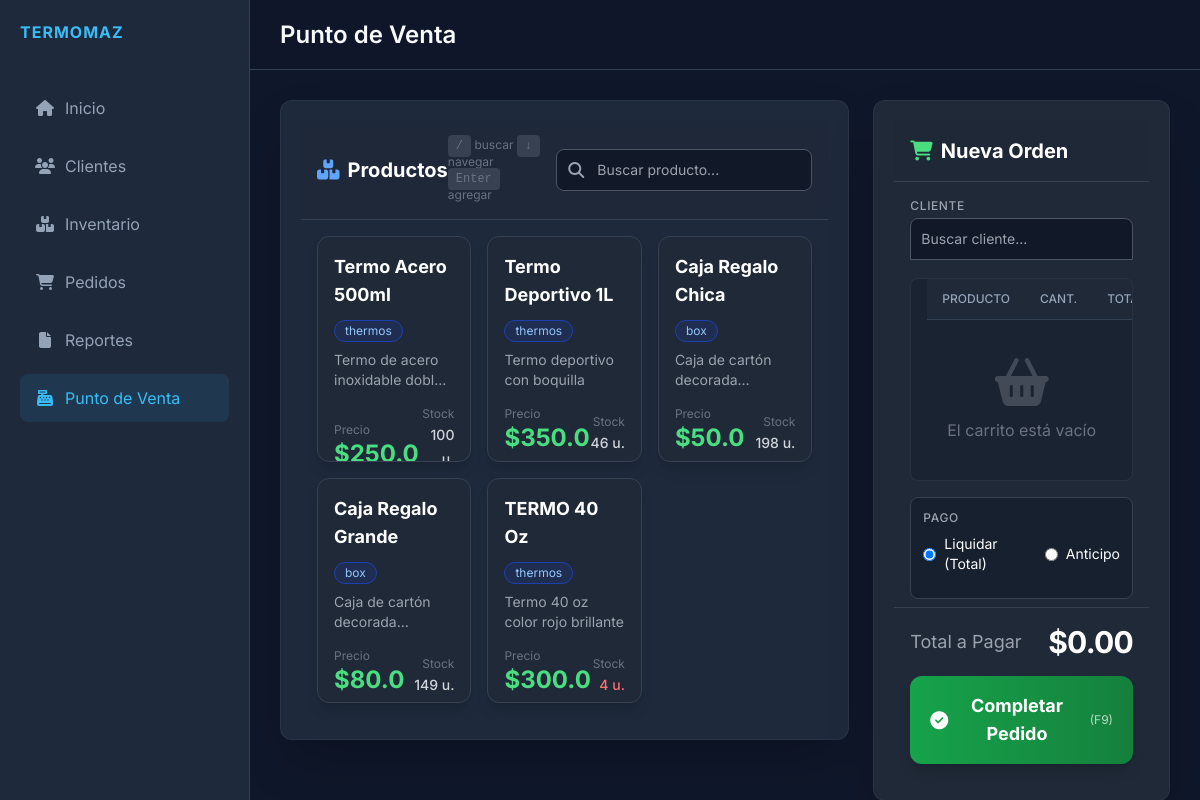
/pos, run on an earlier commit of the app's database.
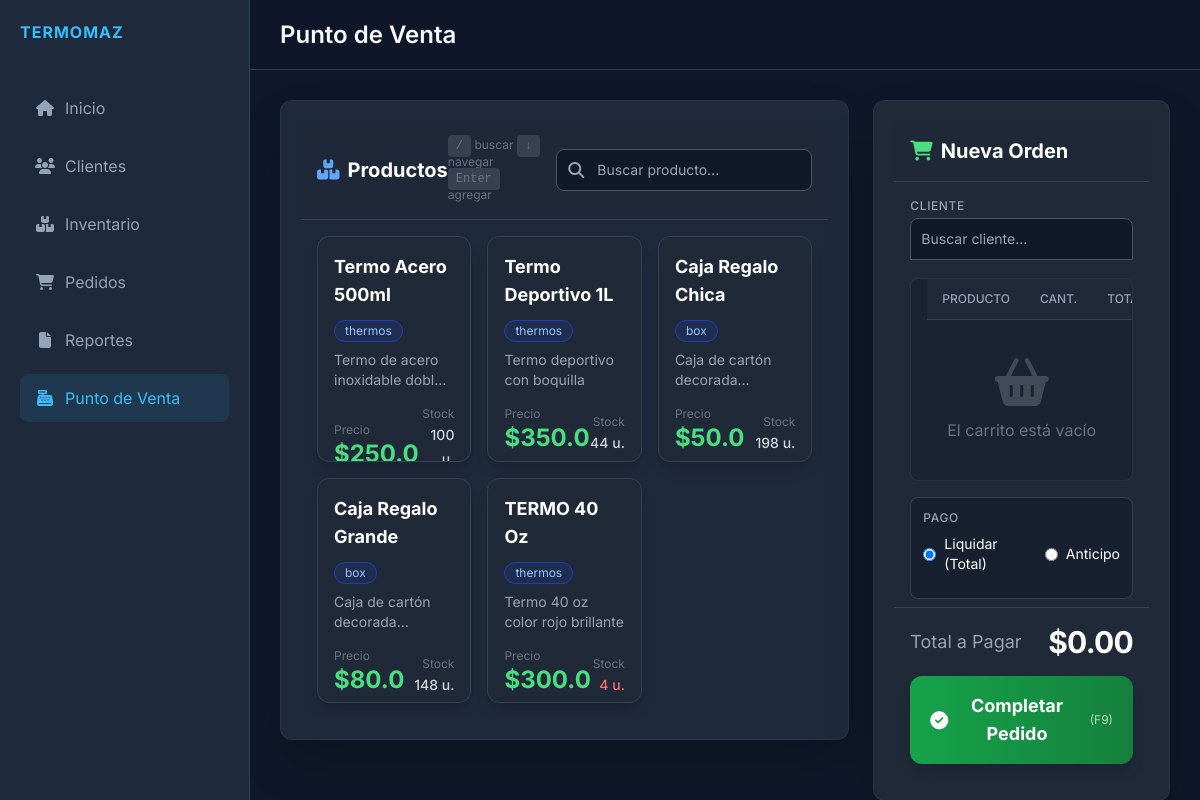
And on a later commit of the database.
### models.py (models this page shows)
class Product(db.Model):
    id = db.Column(db.Integer, primary_key=True)
    name = db.Column(db.String(100), nullable=False)
    description = db.Column(db.Text)
    price = db.Column(db.Float, nullable=False)
    stock = db.Column(db.Integer, default=0)
    category = db.Column(db.String(50)) # 'thermos', 'box', 'other'
    created_at = db.Column(db.DateTime, default=datetime.utcnow)

### app.py (the view)
@app.route('/pos')
def pos():
    products = Product.query.all()
    clients = Client.query.all()
    return render_template('pos.html', products=products, clients=clients)

### templates/pos.html (shortened to what the changed rows need)
{% extends 'base.html' %}
{% block title %}Punto de Venta{% endblock %}
{% block content %}
<div class="flex h-full gap-6" style="height: calc(100vh - 140px);">
    <div class="w-2/3 flex flex-col">
        <div class="card flex-1 overflow-hidden flex flex-col shadow-2xl border border-gray-700/50">
            <div
                class="card-header bg-gray-800/50 backdrop-blur-sm border-b border-gray-700 p-4 flex justify-between items-center sticky top-0 z-10">
                <h2 class="text-xl font-bold text-white flex items-center gap-2">
                    <i class="fas fa-boxes text-blue-400"></i> Productos
                </h2>
            </div>
            <div id="products-grid"
                class="overflow-y-auto p-4 grid grid-cols-1 md:grid-cols-2 lg:grid-cols-3 gap-4 custom-scrollbar">
                {% for product in products %}
                <div class="product-card group bg-gray-800 border border-gray-700 rounded-xl p-4 hover:bg-gray-750 hover:border-blue-500/50 transition-all duration-300 shadow-lg hover:shadow-xl flex flex-col justify-between relative overflow-hidden focus:ring-2 focus:ring-blue-500 focus:outline-none"
                    tabindex="0" data-id="{{ product.id }}" data-name="{{ product.name }}"
                    data-price="{{ product.price }}" data-stock="{{ product.stock }}">
                    <div>
                        <div class="flex justify-between items-start mb-2">
                            <h3 class="font-bold text-lg text-white group-hover:text-blue-400 transition-colors">{{
                                product.name }}</h3>
                        </div>
                        <span
                            class="inline-block bg-blue-900/30 text-blue-300 text-xs px-2.5 py-0.5 rounded-full border border-blue-800 mb-2">
                            {{ product.category }}
                        </span>
                        <p class="text-gray-400 text-sm mb-4 line-clamp-2 min-h-[2.5rem]">{{ product.description }}</p>
                    </div>
                    <div class="mt-auto">
                        <div class="flex justify-between items-end mb-3">
                            <div>
                                <span class="text-xs text-gray-500 block">Precio</span>
                                <span class="text-2xl font-bold text-green-400">${{ product.price }}</span>
                            </div>
                            <div class="text-right">
                                <span class="text-xs text-gray-500 block">Stock</span>
                                <span
                                    class="text-sm font-medium {{ 'text-red-400' if product.stock < 5 else 'text-gray-300' }}">
                                    {{ product.stock }} u.
                                </span>
                            </div>
                        </div>
                    </div>
                </div>
                {% endfor %}
            </div>
        </div>
    </div>
    <div class="w-1/3 flex flex-col">
        <div class="card flex-1 flex flex-col shadow-2xl border border-gray-700/50 bg-gray-800">
            <div class="card-header border-b border-gray-700 p-4 bg-gray-800/50 backdrop-blur-sm">
                <h2 class="text-xl font-bold text-white flex items-center gap-2">
                    <i class="fas fa-shopping-cart text-green-400"></i> Nueva Orden
                </h2>
            </div>
            <div
                class="flex-1 overflow-y-auto px-4 custom-scrollbar bg-gray-900/30 mx-4 rounded-lg border border-gray-700/50 mb-4">
                <table class="w-full">
                    <thead
                        class="text-gray-400 text-xs uppercase border-b border-gray-700 sticky top-0 bg-gray-800 z-10">
                        <tr>
                            <th class="text-left py-3 font-medium">Producto</th>
                            <th class="text-center py-3 font-medium">Cant.</th>
                            <th class="text-right py-3 font-medium">Total</th>
                        </tr>
                    </thead>
                </table>
            </div>
        </div>
    </div>
</div>
{% endblock %}

What changed in the data, as far as the page shows it:
changed Product "Termo Deportivo 1L": stock "46" → "44"
changed Product "Caja Regalo Grande": stock "149" → "148"
